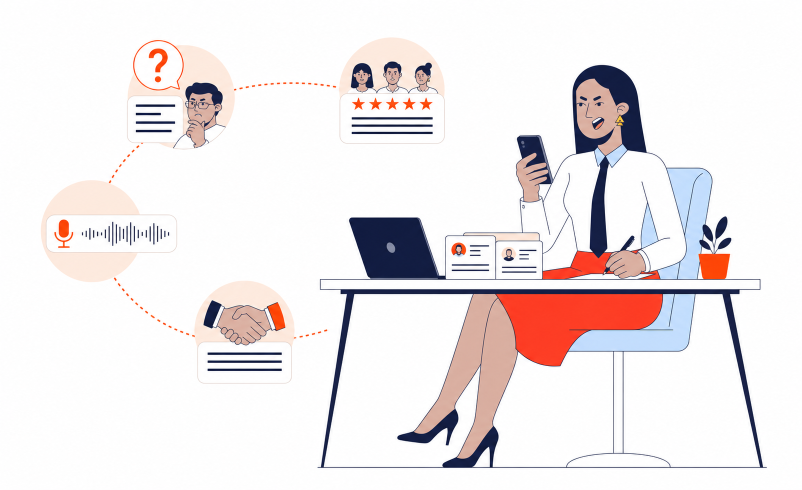
#> input picture entregas/follow-up-nivel-1/assets/editorial/capa-rota.png, 1604 x 980 px, given in place of Design sem nome (8).png, which was not available (shown at 1/2 size)
$ python preparar_assets.py
#> lines starting #> are read from the running program, lines starting #| are printed output that depends on the picture; after the words box and inside, x2 and y2 are one past the last pixel; in counts of white or black regions, pixels touching at a corner belong together; pictures that were not available may be replaced by others from this repository, and a replacement may not be noted
from pathlib import Path
from PIL import Image, ImageDraw, ImageFilter

ROOT = Path(__file__).resolve().parent
ASSET = ROOT / "assets" / "editorial"

# A logo já possui transparência nativa. Mantém o original intacto e cria
# uma cópia de trabalho dentro do projeto.
logo = Image.open(r"C:\Users\Brito\Downloads\Design sem nome (8).png").convert("RGBA")
logo.save(ASSET / "logo-hurtz.png")

# Versão monocromática laranja, preservando exatamente a máscara da marca.
orange_logo = Image.new("RGBA", logo.size, (255, 90, 31, 0))
orange_logo.putalpha(logo.getchannel("A"))
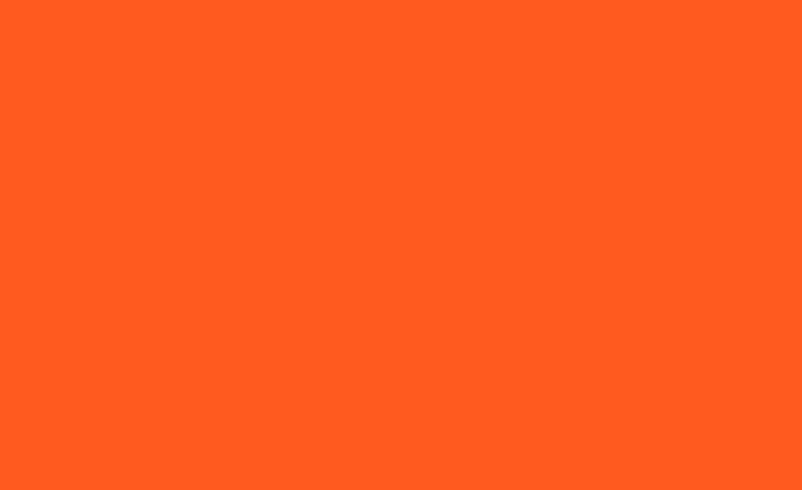
#> orange_logo: PIL image 1604x980 RGBA (shown at 1/2 size); mean R, G, B, A 255, 90, 31, 255
orange_logo.save(ASSET / "logo-hurtz-laranja.png")

# Remove somente o branco conectado às bordas da ilustração. Áreas brancas
# internas, como camisa e detalhes, permanecem preservadas pelos contornos.
source = Image.open(ASSET / "d5-saida.png").convert("RGBA")
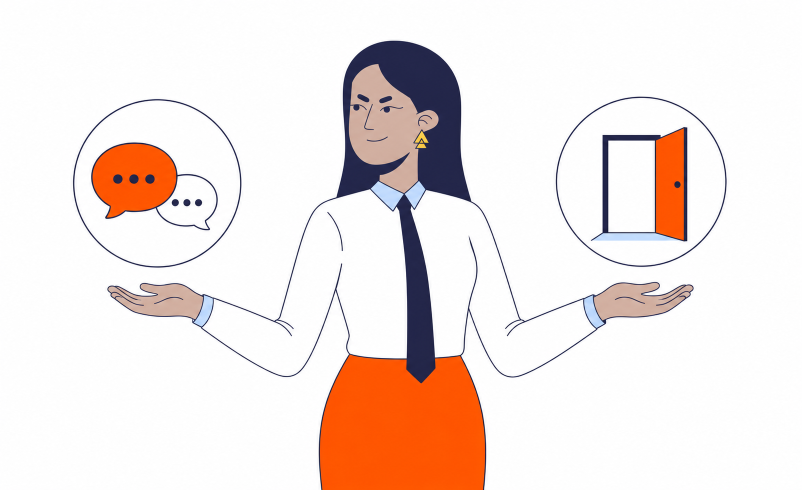
#> input picture entregas/follow-up-nivel-1/assets/editorial/d5-saida.png, 1604 x 980 px (shown at 1/2 size)
for point in [(0, 0), (source.width - 1, 0), (0, source.height - 1), (source.width - 1, source.height - 1)]:
    ImageDraw.floodfill(source, point, (255, 255, 255, 0), thresh=18)
# Contrai a máscara em um pixel para retirar o halo branco da antialiasagem.
alpha = source.getchannel("A").filter(ImageFilter.MinFilter(3))
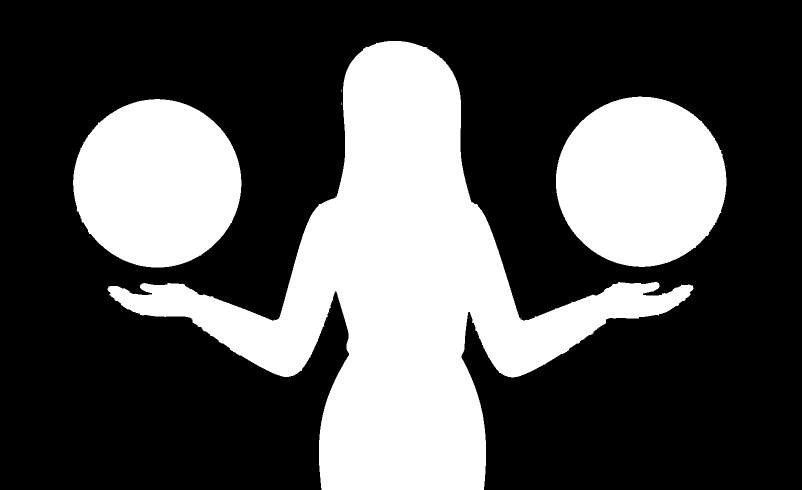
#> alpha: PIL image 1604x980 L (shown at 1/2 size); 32.5% white; 8 white regions (5 under 20 px), largest, box (x1, y1, x2, y2) and area: (215, 82, 1387, 980) 330981, (1112, 193, 1453, 534) 90699, (146, 198, 483, 535) 88499
source.putalpha(alpha)
source.save(ASSET / "d5-saida-transparente.png")

print(ASSET / "logo-hurtz.png")
print(ASSET / "logo-hurtz-laranja.png")
print(ASSET / "d5-saida-transparente.png")
